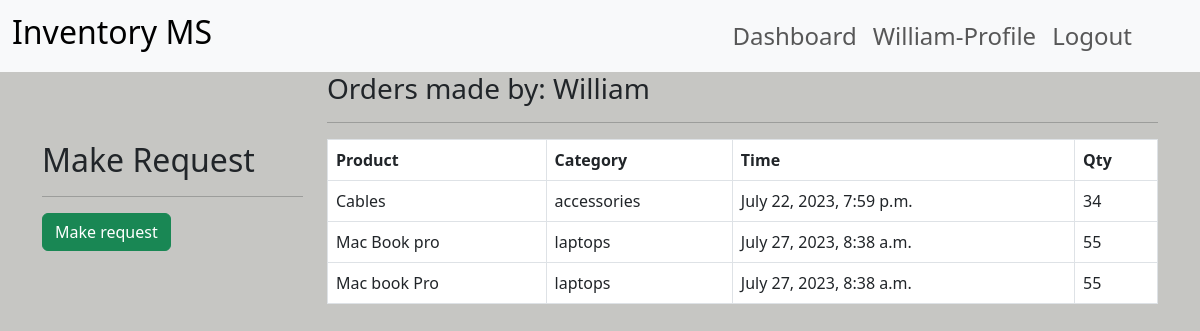
Screenshot of /dashboard/ (signed in) with the database file from the repository.
### apps/dashboard/models.py (models this page shows, shortened)
class OrderModel(models.Model):
    name_product=models.ForeignKey(ProductModel,on_delete=models.CASCADE)
    client_name=models.ForeignKey(User, on_delete=models.CASCADE)
    qty_ordered=models.PositiveIntegerField()
    time_of_order=models.DateTimeField(auto_now_add=True)

class ProductModel(models.Model):
    product_name=models.CharField(max_length=200, help_text='Name or S/N')
    qty=models.PositiveIntegerField()
    category=models.CharField(max_length=90,choices=category, default='phones')
    time_of_purchase=models.DateTimeField(auto_created=True)
    def __str__(self) -> str:
        return self.product_name

### apps/dashboard/views.py (the view)
# urls.py: path('',views.index, name='index_home'),
@login_required(login_url='login_user')
def index(request):
    my_orders=OrderModel.objects.all()
    products=ProductModel.objects.all()
    dictionary={
        'my_orders':my_orders,
        'products':products,
    }
    return render(request, 'dashboard/index.html', dictionary)

### templates/dashboard/index.html (shortened to what this page needs)
{% extends 'common/base.html'%}
{%load static%}
    {% block content%}
    {% if user.is_authenticated and user.is_staff and user.is_superuser%}
    {% include 'common/statistics.html'%}
    <div>
      <canvas id="myChart"></canvas>
    </div>
    <script src="https://cdn.jsdelivr.net/npm/chart.js"></script>
    <script>
      const ctx = document.getElementById('myChart');
      new Chart(ctx, {
        type: 'bar',
        data: {
          labels: [{% for order in my_orders %} '{{order.name_product.product_name}}', {%endfor%}],
          datasets: [{
            label: '# Orders',
            data: [{% for order in my_orders %} {{order.qty_ordered}}, {%endfor%}],
            backgroundColor:[
            'rgba(255,100,23,2)',
            'rgba(56,100,679,1)',
            'rgba(255,300,12,3)',
            'rgba(234,56,78,1)',
            'rgba(134,567,8,1)',
            'rgba(345,67,23,9)',
            'rgba(500,255,255,1)',
            'rgba(7,7,98,2)',
            'rgba(67,67,671,9)',
            'rgba(90,90,45,34)',
            'rgba(234,5,455)',
            'rgba(234,4,5,1)',
            ],
            borderColor:[
            'rgba(255,100,23,2)',
            'rgba(56,100,679,1)',
            'rgba(255,300,12,3)',
            'rgba(234,56,78,1)',
            'rgba(134,567,8,1)',
            'rgba(345,67,23,9)',
            'rgba(500,255,255,1)',
            'rgba(7,7,98,2)',
            'rgba(67,67,671,9)',
            'rgba(90,90,45,34)',
            'rgba(234,5,455)',
            'rgba(234,4,5,1)',
            ],
            borderWidth: 1
          }]
        },
        options: {
          scales: {
            y: {
              beginAtZero: true
            }
          }
        }
      });
    </script>
    {%else%}
    {% include 'dashboard/customers.html'%}
    {%endif%}
    {%endblock%}

### templates/common/nav.html (shortened to what this page needs)
 <!doctype html>
<html lang="en">
  <head>
    <link href="https://cdn.jsdelivr.net/npm/bootstrap@5.3.0/dist/css/bootstrap.min.css" rel="stylesheet">
   </head>
  <body>
    <nav class="navbar navbar-expand-lg bg-body-tertiary">
        <div class="container-fluid">
          <a class="navbar-brand" href="#!"><h2>Inventory MS</h2></a>
          <div class="collapse navbar-collapse" id="navbarNav">
            {% if user.is_authenticated%}
            <ul class="navbar-nav  ms-auto mx-5">
              <li class="nav-item">
                <a class="nav-link" href="{% url 'index_home'%}"><span class="h4">Dashboard</span></a>
              </li>
            <li class="nav-item">
              <a class="nav-link" href="{% url 'profile'%}"><span class="h4">{{user.username}}-Profile</span></a>
            </li>
            <li class="nav-item">
              <a class="nav-link" href="{% url 'logout_user'%}"><span class="h4">Logout</span></a>
            </li>
            {%endif%}
          </div>
        </div>
      </nav>
  </body>
</html>

### templates/dashboard/customers.html
{% load crispy_forms_tags %}
<body  style="background-color: #c6c6c3;">
    <div class="container">
        <div class="row d-flex justify-content-center align-items-center">
            <div class="col-md-3 my-5">
                <h2>Make Request</h2>
                <hr>
                <a href="{% url 'make_request' user.pk%}" class="btn btn-success">Make request</a>
            </div>
            <div class="col-md-9">
                <table class="table table-bordered table-hover">
                    <thead>
                        <h3>Orders made by: {{user.username}}</h3>
                        <hr>
                        <tr>
                            <th>Product</th>
                            <th>Category</th>
                            <th>Time</th>
                            <th>Qty</th>
                        </tr>
                    </thead>
                    <tbody>
                        {%for order in  my_orders %}
                        {% if order.client_name == user %}
                        <tr>
                            <td>{{order.name_product}}</td>
                            <td>{{order.name_product.category}}</td>
                            <td>{{order.time_of_order}}</td>
                            <td>{{order.qty_ordered}}</td>
                        </tr>
                        {%endif%}
                        {%endfor%}
                    </tbody>
                </table>
            </div>
        </div>
    </div>
</body>

### static/css/style.css (style rules this page uses)
body { background: rgb(230, 227, 227); }

### templates/common/nav.html (style rules this page uses)
li { list-style-type: none; }

### rows the page displays
OrderModel: name_product "Cables", name_product.category "accessories", time_of_order "July 22, 2023, 7:59 p.m.", qty_ordered "34"
OrderModel: name_product "Mac Book pro", name_product.category "laptops", time_of_order "July 27, 2023, 8:38 a.m.", qty_ordered "55"
OrderModel: name_product "Mac book Pro", name_product.category "laptops", time_of_order "July 27, 2023, 8:38 a.m.", qty_ordered "55"

### other values shown
{{ user.username }} "William"
